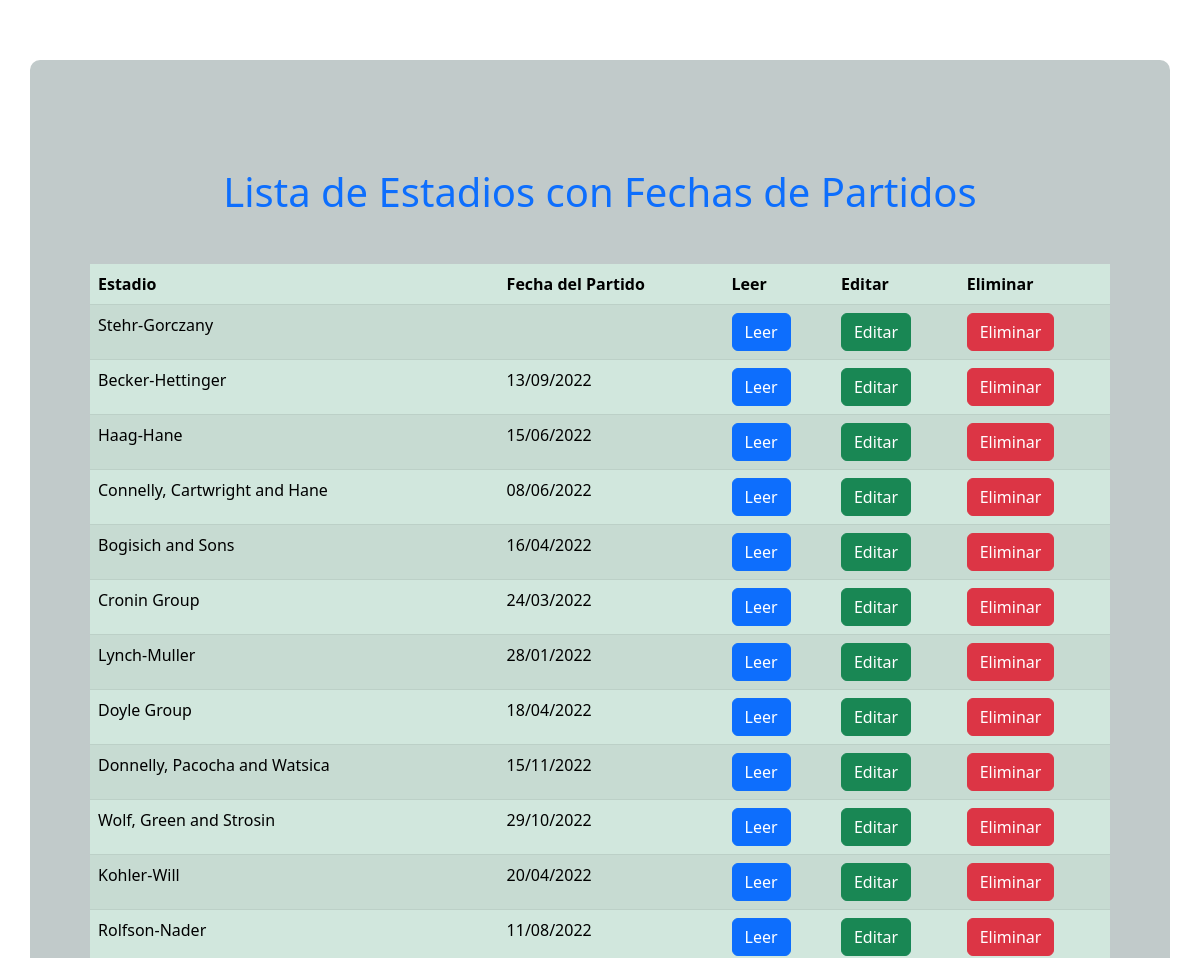
Before: / (upper part) with the older database file.
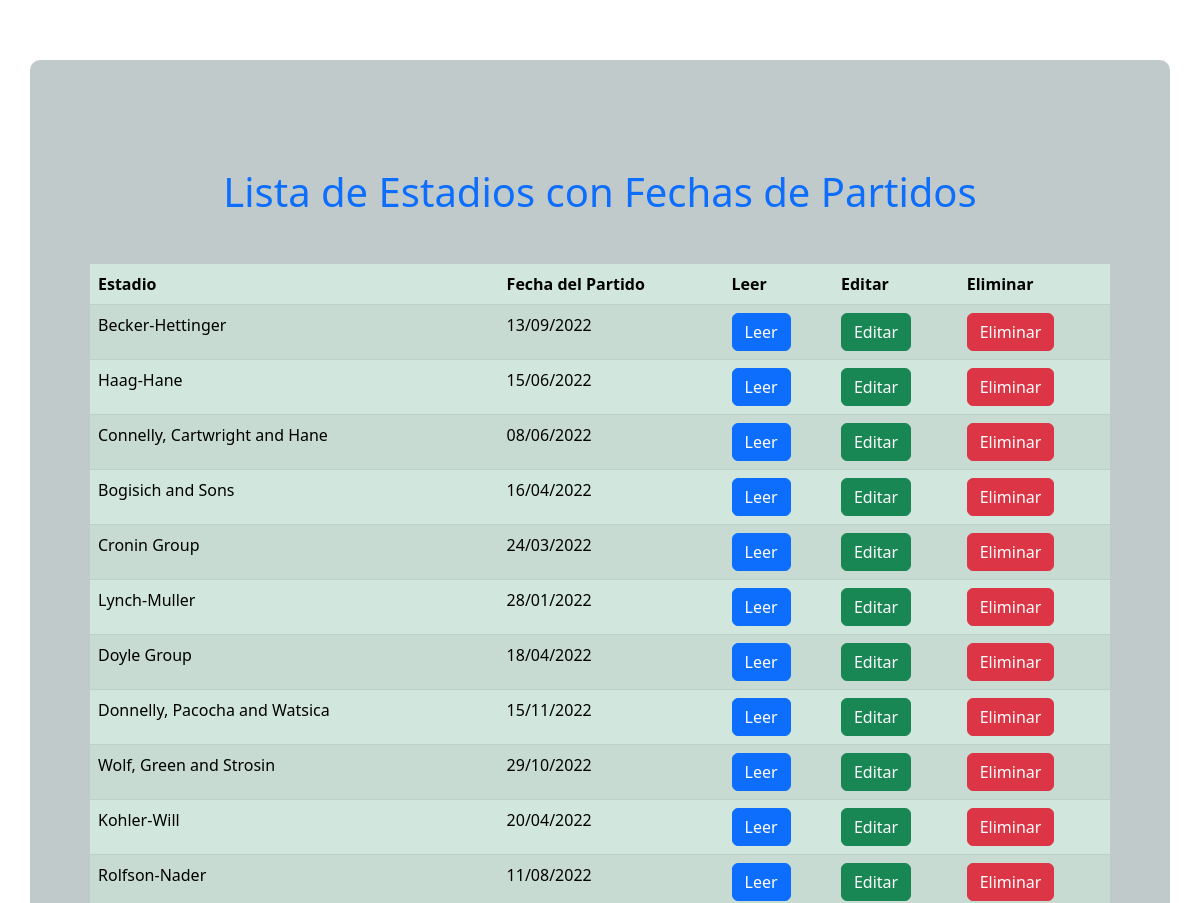
After: the same page with the newer database file.
### models/models.py (models this page shows, shortened)
class Partido(db.Model):
    __tablename__ = 'partidos' # nombre de la tabla
    id = db.Column(db.Integer, primary_key=True)
    estadio = db.Column(db.String(50), nullable=False)
    fecha = db.Column(db.String(10), nullable=False)
    clubA = db.Column(db.String(25), nullable=False)
    clubB = db.Column(db.String(25), nullable=False)
    resultado = db.Column(db.String(3), nullable=False)

### app.py (the view)
@app.route('/')
def index():
    partido = Partido.query.all()
    return render_template('index.html', partidos=partido)

### templates/index.html (shortened to what this page needs)
{% extends 'layout.html' %}
{% block main %}
    <h1 class="text-center mt-5 mb-5 text-primary">Lista de Estadios con Fechas de Partidos</h1>
    <table class="table table-success table-striped">
        <thead>
        <tr>
            <th>Estadio</th>
            <th>Fecha del Partido</th>
            <th>Leer</th>
            <th>Editar</th>
            <th>Eliminar</th>
        </tr>
        </thead>
        <tbody>
        {% for partido in partidos %}
        <tr>
            <td>{{ partido.estadio }}</td>
            <td>{{ partido.fecha }}</td>
            <td>
                <a class="btn btn-primary" href="/read/{{ partido.id }}">Leer</a>
            </td>
            <td>
                <a class="btn btn-success" href="/edit/{{ partido.id }}">Editar</a>
            </td>
            <td>
                <a class="btn btn-danger" href="/delete/{{ partido.id }}">Eliminar</a>
            </td>
        </tr>
        {% endfor %}
        </tbody>
    </table>
{% endblock main %}

### templates/layout.html (shortened to what this page needs)
<!DOCTYPE html>
<html-- lang="en">
<head>
    <link rel="stylesheet" href="static/css/style.css">
    <link href="https://cdn.jsdelivr.net/npm/bootstrap@5.2.3/dist/css/bootstrap.min.css" rel="stylesheet">
    <link rel="stylesheet" href="static/css/style.css">
</head>
<body>
   <div class="container">
   {% block main %}
   {% endblock main %}
   </div>
</body>
</html

### static/css/style.css (style rules this page uses)
.container { background-color: rgb(193, 202, 202); margin-top: 5%; padding: 60px; border: 10px; border-radius: 10px; }

Changed rows visible on the page:
removed Partido: estadio "Stehr-Gorczany"
